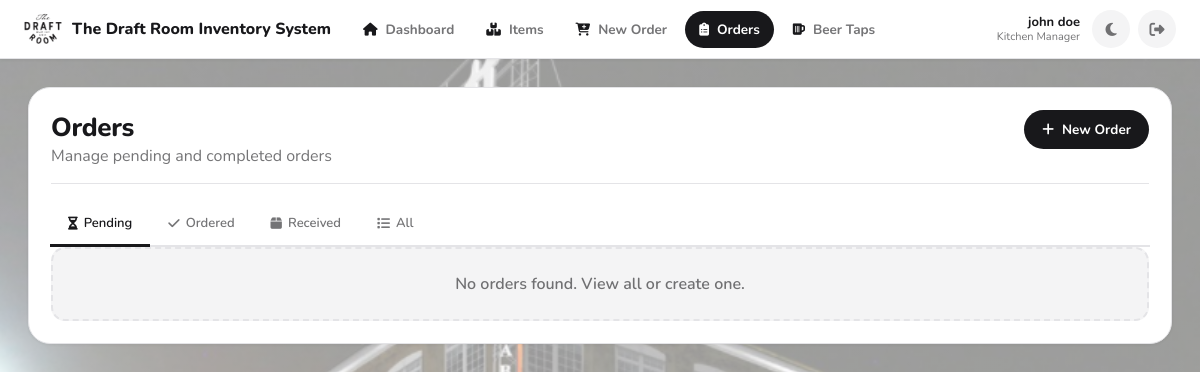
/orders (signed in), run on an earlier commit of the app's database.
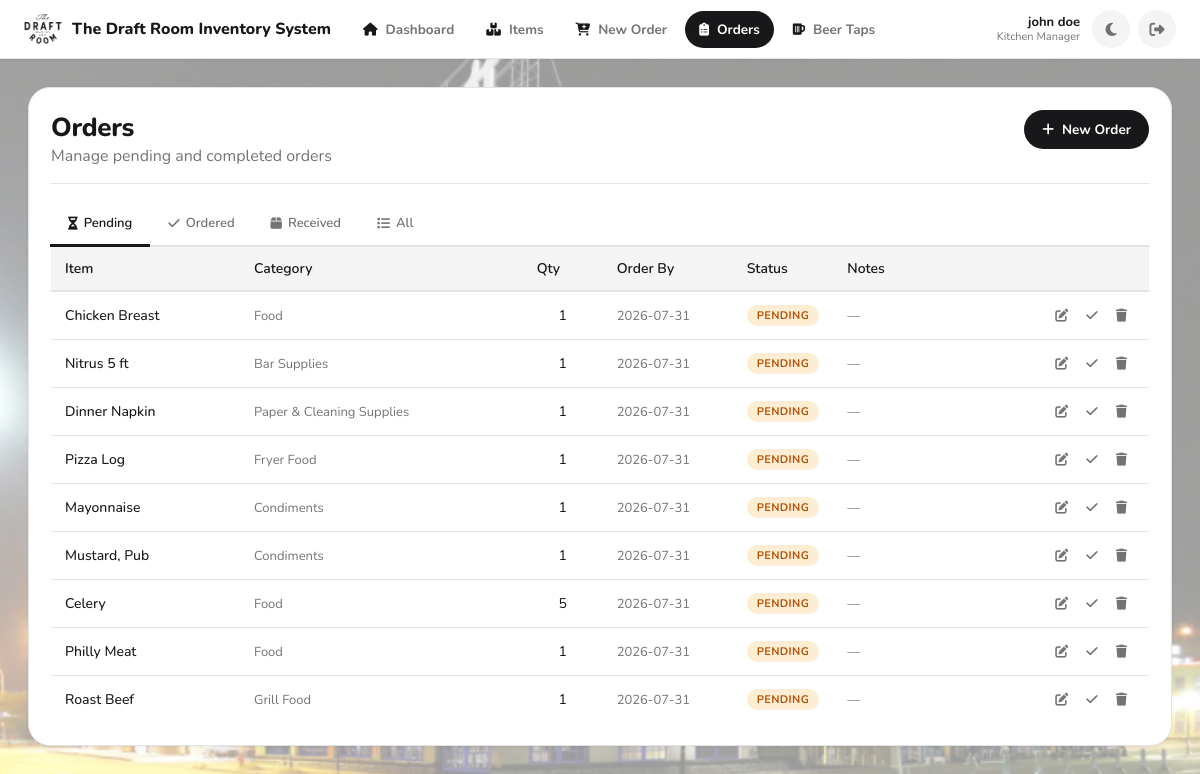
And on a later commit of the database.
### app.py (models this page shows, shortened)
class User(db.Model):
    __tablename__ = "users"
    id = db.Column(db.Integer, primary_key=True)
    username = db.Column(db.String(80), unique=True, nullable=False)
    first_name = db.Column(db.String(80), nullable=True)
    last_name = db.Column(db.String(80), nullable=True)
    password_hash = db.Column(db.String(255), nullable=False)
    role = db.Column(db.String(20), nullable=False, default="staff")  # Backward compatibility
    role_id = db.Column(db.Integer, db.ForeignKey('roles.id'), nullable=True)  # New: reference to Role
    is_active = db.Column(db.Boolean, nullable=False, default=True)
    created_at = db.Column(db.DateTime, nullable=False, default=utcnow)
    role_obj = db.relationship('Role', backref='users')
    def display_name(self) -> str:
        full = f"{(self.first_name or '').strip()} {(self.last_name or '').strip()}".strip()
        return full if full else self.username
    def get_role_name(self):
        if self.role_obj:
            return self.role_obj.name
        return self.role

class Role(db.Model):
    __tablename__ = "roles"
    id = db.Column(db.Integer, primary_key=True)
    name = db.Column(db.String(80), unique=True, nullable=False)
    is_admin = db.Column(db.Boolean, nullable=False, default=False)
    permissions = db.Column(db.JSON, nullable=False, default=dict)  # Store permissions as JSON
    created_at = db.Column(db.DateTime, nullable=False, default=utcnow)
    def has_permission(self, permission):
        if self.is_admin:
            return True
        return self.permissions.get(permission, False)

class Order(db.Model):
    __tablename__ = "orders"
    id = db.Column(db.Integer, primary_key=True)
    item_id = db.Column(db.Integer, db.ForeignKey("items.id"), nullable=False)
    item = db.relationship("Item", backref="orders")
    quantity = db.Column(db.Integer, nullable=False, default=0)
    order_date = db.Column(db.Date, nullable=True)
    notes = db.Column(db.String(400), nullable=True)
    status = db.Column(db.String(20), nullable=False, default="pending")  # pending|ordered|received|cancelled
    created_at = db.Column(db.DateTime, nullable=False, default=utcnow)
    updated_at = db.Column(db.DateTime, nullable=False, default=utcnow, onupdate=utcnow)

class Item(db.Model):
    __tablename__ = "items"
    id = db.Column(db.Integer, primary_key=True)
    name = db.Column(db.String(200), nullable=False)
    category = db.Column(db.String(120), nullable=False)
    prep_type = db.Column(db.String(50), nullable=False, default="generic")
    supplier_id = db.Column(db.Integer, db.ForeignKey("suppliers.id"), nullable=True)
    supplier = db.relationship("Supplier", back_populates="items")
    unit = db.Column(db.String(50), nullable=True)
    default_units_per_box = db.Column(
    db.Integer,
    nullable=True,
)
    multiplier = db.Column(db.Float, nullable=True)
    raw_freezer_days = db.Column(db.Integer, nullable=True)
    raw_cooler_days = db.Column(db.Integer, nullable=True)
    raw_out_days = db.Column(db.Integer, nullable=True)
    prepped_freezer_days = db.Column(db.Integer, nullable=True)
    prepped_cooler_days = db.Column(db.Integer, nullable=True)
    prepped_out_days = db.Column(db.Integer, nullable=True)
    sales_mode = db.Column(db.String(40), nullable=True)
    pack1_label = db.Column(db.String(80), nullable=True)
    pack1_mult  = db.Column(db.Integer, nullable=True)
    pack2_label = db.Column(db.String(80), nullable=True)
    pack2_mult  = db.Column(db.Integer, nullable=True)
    pack3_label = db.Column(db.String(80), nullable=True)
    pack3_mult  = db.Column(db.Integer, nullable=True)
    pack4_label = db.Column(db.String(80), nullable=True)
    pack4_mult  = db.Column(db.Integer, nullable=True)
    main_bar_on_hand = db.Column(
        db.Integer,
        nullable=False,
        default=0,
        server_default=db.text("0"),
    )
    low_bar_on_hand = db.Column(
        db.Integer,
        nullable=False,
        default=0,
        server_default=db.text("0"),
    )
    on_hand_count = db.Column(
        db.Integer,
        nullable=False,
        default=0,
        server_default=db.text("0"),
    )
    par_level = db.Column(db.Integer, nullable=True)
    created_at = db.Column(db.DateTime, nullable=False, default=datetime.utcnow)

### app.py (the view)
@app.get("/orders")
def view_orders():
    guard = require_view_access()
    if guard:
        return guard
    status_filter = request.args.get("status", "pending")
    query = Order.query.join(Item)
    if status_filter and status_filter != "all":
        query = query.filter(Order.status == status_filter)
    orders = query.order_by(Order.created_at.desc()).all()
    beer_query = BeerOrder.query.join(Beer)
    if status_filter and status_filter != "all":
        beer_query = beer_query.filter(BeerOrder.status == status_filter)
    beer_orders = beer_query.order_by(BeerOrder.created_at.desc()).all()
    return render_template("orders.html", orders=orders, beer_orders=beer_orders, status_filter=status_filter)

### app.py (called while the page is built)
@app.after_request
def add_security_headers_response(response):
    response.headers["X-Frame-Options"] = "SAMEORIGIN"
    response.headers["X-XSS-Protection"] = "1; mode=block"
    response.headers["X-Content-Type-Options"] = "nosniff"
    response.headers["Content-Security-Policy"] = (
        "default-src 'self'; "
        "script-src 'self' 'unsafe-inline' https://cdnjs.cloudflare.com; "
        "style-src 'self' 'unsafe-inline' https://cdnjs.cloudflare.com; "
        "font-src 'self' https://cdnjs.cloudflare.com; "
        "img-src 'self' data:; "
        "connect-src 'self'; "
        "frame-ancestors 'self'"
    )
    response.headers["Referrer-Policy"] = "strict-origin-when-cross-origin"
    response.headers["Permissions-Policy"] = (
        "geolocation=(), "
        "microphone=(), "
        "camera=(), "
        "payment=()"
    )
    return response

def utcnow() -> datetime:
    return datetime.now(timezone.utc)

def current_user() -> Optional["User"]:
    uid = session.get("user_id")
    if not uid:
        return None
    try:
        return User.query.get(int(uid))
    except Exception:
        return None

def current_user_role() -> str:
    if session.get("break_glass_admin") is True:
        return "admin"
    u = current_user()
    if not u:
        return ""
    return (u.role or "").lower()

def is_logged_in() -> bool:
    return (session.get("break_glass_admin") is True) or (session.get("user_id") is not None)

def can_manage_users() -> bool:
    u = current_user()
    if not u:
        return False
    if session.get("break_glass_admin") is True:
        return True
    if u.role_id:
        role = Role.query.get(u.role_id)
        if role and role.is_admin:
            return True
    if u.role == "admin":
        return True
    return False

def can_edit_inventory() -> bool:
    if session.get("break_glass_admin") is True:
        return True
    u = current_user()
    if not u:
        return False
    if u.role_id:
        role = Role.query.get(u.role_id)
        if role and role.has_permission("can_edit_items"):
            return True
    if u.role == "admin":
        return True
    return False

def require_view_access():
    if not is_logged_in():
        return redirect("/login")
    if session.get("break_glass_admin") is True:
        return None
    if not can_view_inventory():
        session.clear()
        flash("Access denied.", "error")
        return redirect("/login")
    return None

### templates/orders.html (shortened to what this page needs)
{% extends "base.html" %}
{% block content %}
<section class="card">
  <div class="cardhead">
    <div>
      <h1>Orders</h1>
      <span class="muted">Manage pending and completed orders</span>
    </div>
    <a href="/order" class="btn primary"><i class="fas fa-plus"></i> New Order</a>
  </div>
  <div style="display:flex; gap:0; border-bottom:2px solid var(--stroke); margin:0 -1px;">
    <a href="/orders?status=pending"
       class="otab {% if status_filter == 'pending' %}otab-active{% endif %}">
      <i class="fas fa-hourglass-half"></i> Pending
    </a>
    <a href="/orders?status=ordered"
       class="otab {% if status_filter == 'ordered' %}otab-active{% endif %}">
      <i class="fas fa-check"></i> Ordered
    </a>
    <a href="/orders?status=received"
       class="otab {% if status_filter == 'received' %}otab-active{% endif %}">
      <i class="fas fa-box"></i> Received
    </a>
    <a href="/orders?status=all"
       class="otab {% if status_filter == 'all' %}otab-active{% endif %}">
      <i class="fas fa-list"></i> All
    </a>
  </div>
  {% if orders %}
  <div style="overflow-x:auto;">
    <table class="otable">
      <thead>
        <tr>
          <th>Item</th>
          <th>Category</th>
          <th class="col-sm">Qty</th>
          <th class="col-md">Order By</th>
          <th class="col-sm">Status</th>
          <th class="col-lg">Notes</th>
          <th class="col-act"></th>
        </tr>
      </thead>
      <tbody>
        {% for order in orders %}
        <tr class="order-row" data-order-id="{{ order.id }}">
          <td style="font-weight:500;">{{ order.item.name }}</td>
          <td class="muted" style="font-size:13px;">{{ order.item.category }}</td>
          <td class="col-sm" style="text-align:center;">{{ order.quantity }}</td>
          <td class="col-md muted" style="font-size:13px;">{{ order.order_date or '—' }}</td>
          <td class="col-sm">
            <span class="status-badge status-{{ order.status }}">{{ order.status.title() }}</span>
          </td>
          <td class="col-lg muted" style="font-size:13px;">{{ order.notes or '—' }}</td>
          <td class="col-act">
            <div style="display:flex; gap:2px; justify-content:center; align-items:center;">
              <a href="/order/{{ order.id }}/edit" class="oact" title="Edit">
                <i class="fas fa-edit"></i>
              </a>
              {% if order.status == 'pending' %}
              <button type="button" class="oact" data-action="check" title="Mark ordered">
                <i class="fas fa-check"></i>
              </button>
              {% endif %}
              <button type="button" class="oact danger" data-action="delete" title="Delete">
                <i class="fas fa-trash"></i>
              </button>
            </div>
          </td>
        </tr>
        {% endfor %}
      </tbody>
    </table>
  </div>
  {% else %}
  <div class="empty">
    No orders found.
    {% if status_filter and status_filter != 'all' %}
      <a href="/orders?status=all">View all</a> or
    {% endif %}
    <a href="/order">create one</a>.
  </div>
  {% endif %}
</section>
{% endblock %}

### templates/base.html (shortened to what this page needs)
<!DOCTYPE html>
<html lang="en">
<head>
  <link rel="stylesheet" href="/static/style.css?v={{ asset_v }}">
  <link rel="stylesheet" href="https://cdnjs.cloudflare.com/ajax/libs/font-awesome/6.4.0/css/all.min.css">
</head>
<body class="app-body">
  <header class="navbar">
    <div class="navbar-inner">
      <a href="/" class="navbar-brand">
        <img src="{{ url_for('static', filename='favicon-96x96.png') }}" alt="The Draft Room" class="navbar-logo">
        <span>The Draft Room Inventory System</span>
      </a>
      <nav class="navbar-nav">
        <a href="/" class="navlink2 {% if request.path == '/' %}active{% endif %}">
          <i class="fas fa-house"></i><span>Dashboard</span>
        </a>
        <a href="/items" class="navlink2 {% if request.path.startswith('/items') or request.path.startswith('/category') %}active{% endif %}">
          <i class="fas fa-boxes-stacked"></i><span>Items</span>
        </a>
        <a href="/order" class="navlink2 {% if request.path == '/order' %}active{% endif %}">
          <i class="fas fa-cart-plus"></i><span>New Order</span>
        </a>
        <a href="/orders" class="navlink2 {% if request.path.startswith('/orders') or (request.path.startswith('/order/') and request.path != '/order') %}active{% endif %}">
          <i class="fas fa-clipboard-list"></i><span>Orders</span>
        </a>
        <a href="/beers/dashboard" class="navlink2 {% if '/beers' in request.path %}active{% endif %}">
          <i class="fas fa-beer-mug-empty"></i><span>Beer Taps</span>
        </a>
      </nav>
      <div class="navbar-actions">
        {% if current_user %}
        <div class="navbar-user">
          <span class="navbar-user-name">
            {% if current_user.first_name or current_user.last_name %}
              {{ current_user.first_name }} {{ current_user.last_name }}
            {% else %}
              {{ current_user.username }}
            {% endif %}
          </span>
          <span class="navbar-user-role">{{ auth_role_name.title() if auth_role_name else 'User' }}</span>
        </div>
        {% endif %}
        <button class="theme-toggle" id="themeToggle" title="Toggle light/dark theme">
        </button>
        <a href="/logout" class="logout-btn" title="Logout">
          <i class="fas fa-sign-out-alt"></i>
        </a>
      </div>
    </div>
  </header>
  <main class="main-content">
    <div class="page-content">
      {% block content %}{% endblock %}
    </div>
  </main>
</body>
</html>

### templates/orders.html (style rules this page uses)
.otab { padding: 12px 18px; font-size: 13px; font-weight: 600; color: var(--text-muted); text-decoration: none; display: inline-flex; align-items: center; gap: 6px; border-bottom: 3px solid transparent; margin-bottom: -2px; transition: var(--transition); white-space: nowrap; }
.otab-active { color: var(--primary); border-bottom-color: var(--primary); }
.otable { width: 100%; border-collapse: collapse; font-size: 14px; }
.otable thead { background: var(--card2); border-bottom: 2px solid var(--stroke); }
.otable th { padding: 12px 14px; text-align: left; font-weight: 600; white-space: nowrap; }
.otable td { padding: 11px 14px; border-bottom: 1px solid var(--stroke); vertical-align: middle; }
.otable tbody tr:last-child td { border-bottom: none; }
.col-sm { width: 80px; text-align: center; }
.col-md { width: 130px; }
.col-lg { width: 200px; }
.col-act { width: 110px; text-align: center; }
.status-badge { display: inline-block; padding: 3px 10px; border-radius: 20px; font-size: 11px; font-weight: 700; text-transform: uppercase; letter-spacing: .4px; }
.status-pending { background: rgba(245,158,11,.18); color: var(--warning); }
.oact { background: none; border: none; color: var(--text-muted); font-size: 13px; cursor: pointer; padding: 6px 8px; border-radius: var(--radius-sm); transition: var(--transition); display: inline-flex; align-items: center; text-decoration: none; user-select: none; }

What changed in the data, as far as the page shows it:
added Order: item.name "Chicken Breast", item.category "Food", quantity "1", order_date "2026-07-31", status "PENDING", notes "—"
added Order: item.name "Nitrus 5 ft", item.category "Bar Supplies", quantity "1", order_date "2026-07-31", status "PENDING", notes "—"
added Order: item.name "Dinner Napkin", item.category "Paper & Cleaning Supplies", quantity "1", order_date "2026-07-31", status "PENDING", notes "—"
added Order: item.name "Pizza Log", item.category "Fryer Food", quantity "1", order_date "2026-07-31", status "PENDING", notes "—"
added Order: item.name "Mayonnaise", item.category "Condiments", quantity "1", order_date "2026-07-31", status "PENDING", notes "—"
added Order: item.name "Mustard, Pub", item.category "Condiments", quantity "1", order_date "2026-07-31", status "PENDING", notes "—"
added Order: item.name "Celery", item.category "Food", quantity "5", order_date "2026-07-31", status "PENDING", notes "—"
added Order: item.name "Philly Meat", item.category "Food", quantity "1", order_date "2026-07-31", status "PENDING", notes "—"
now on this page (row edited): Order: item.name "Roast Beef", item.category "Grill Food", quantity "1", order_date "2026-07-31", status "PENDING", notes "—"
Also different on the page:
text no longer shown: "No orders found. View all or create one ."
text now shown: "Item Category Qty Order By Status Notes"
